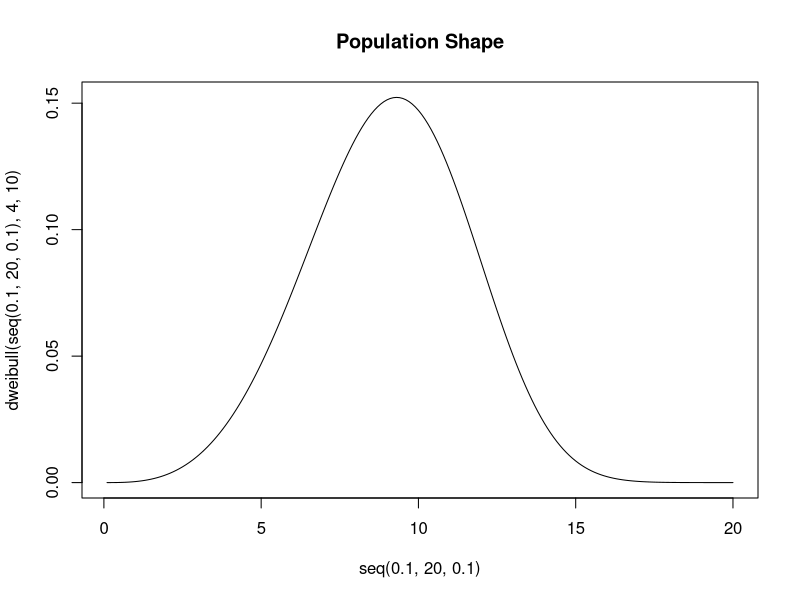
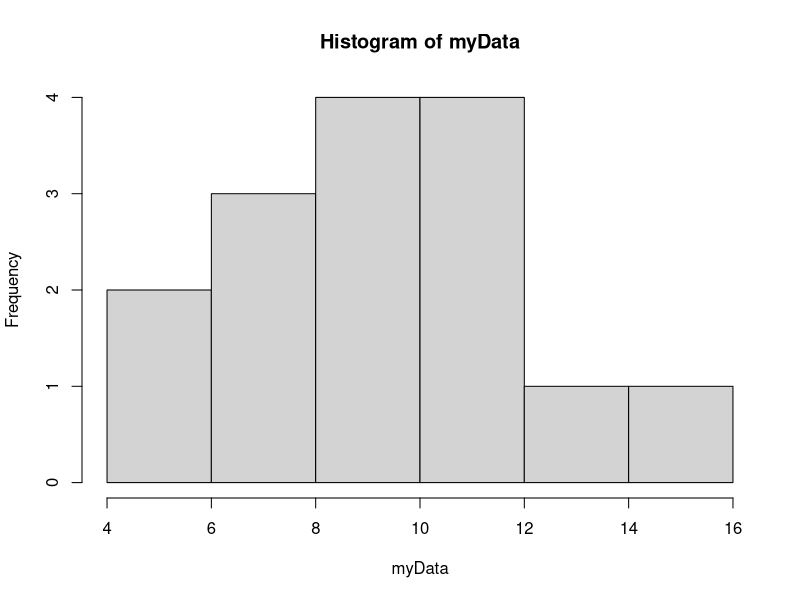
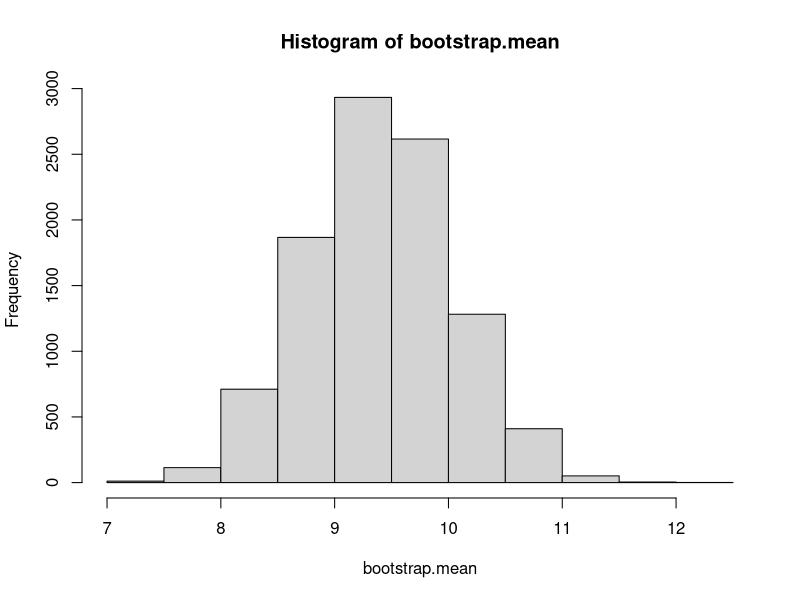
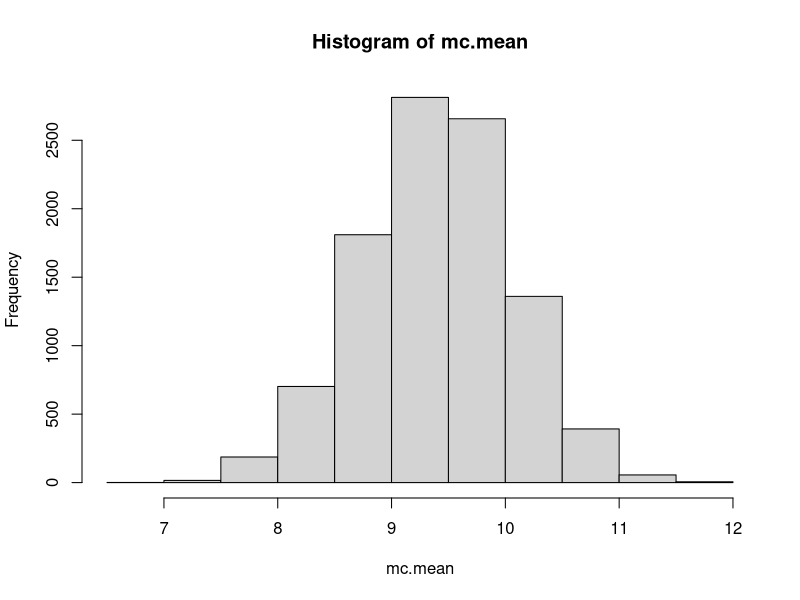
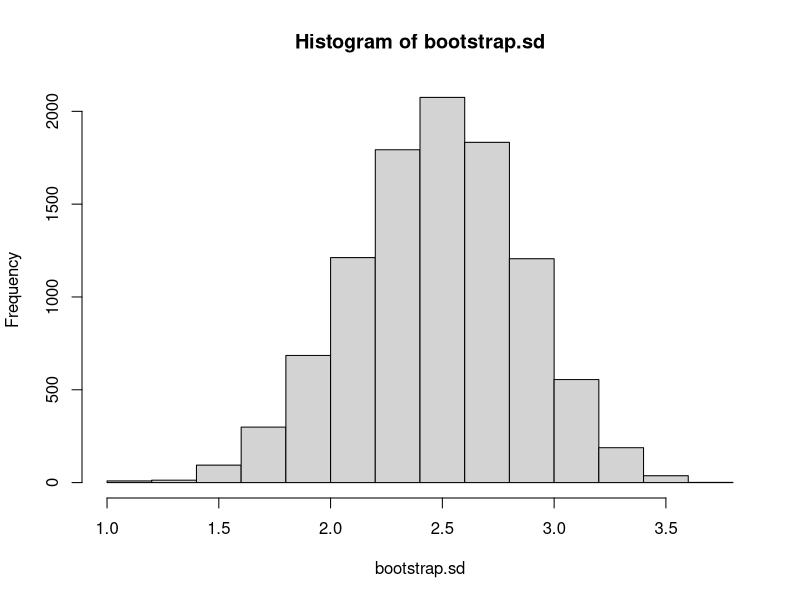
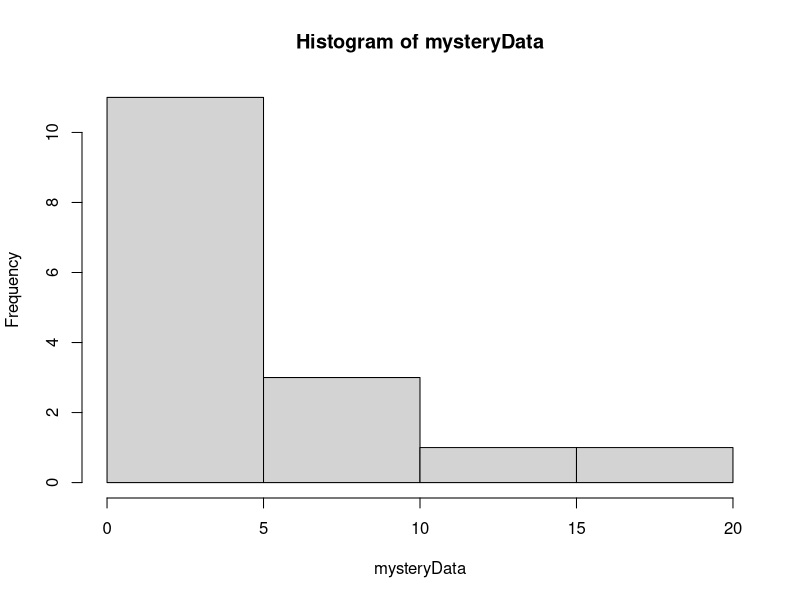
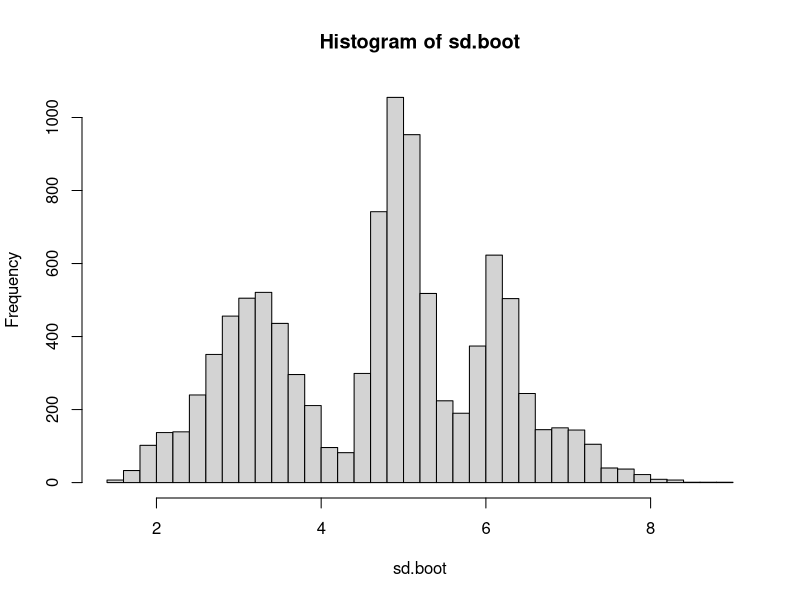
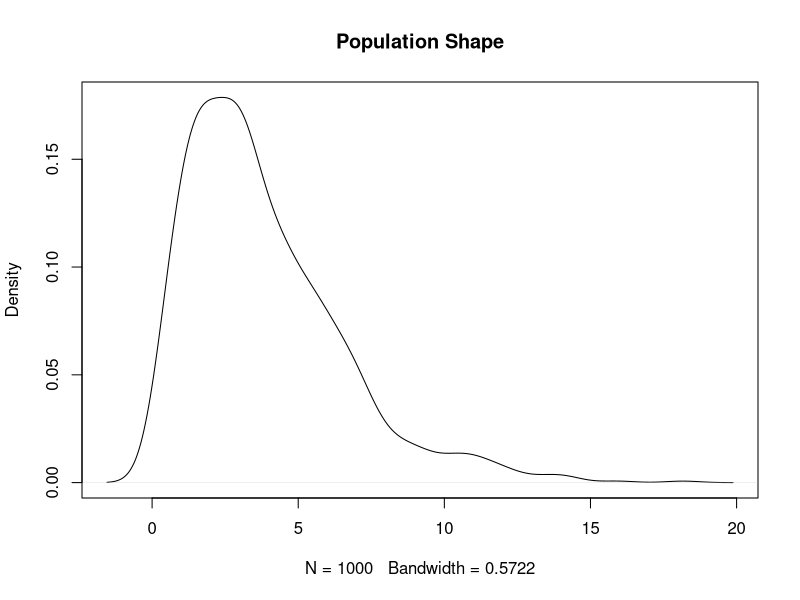

Reproduce these figures in R, in order. (Note: a time limit stopped this script after it produced the figures.)
## ---- chunk 1
knitr::opts_chunk$set(echo = TRUE)
## ---- chunk 2
plot(x=seq(0.1,20,.1), y=dweibull(seq(0.1,20,.1), 4,10), type="l", main="Population Shape")
myData <- rweibull(15, shape=4, scale=10)
myData
hist(myData)
## ---- chunk 3
B <- 10000
bootstrap.mean <- vector("numeric")
for(i in 1:B){
  b.sample <- sample(myData, size=length(myData), replace=TRUE)
  bootstrap.mean[i]<-mean(b.sample)  
}

hist(bootstrap.mean)
quantile(bootstrap.mean, c(.025, .975))

#True mean?
10*gamma(1+1/4)
## ---- chunk 4
library(MASS)
param.hat <- fitdistr(myData,"weibull")    
NMC <- 10000
shape.hat <- param.hat$estimate[1]
scale.hat <- param.hat$estimate[2]
mc.mean <- replicate(NMC, mean(rweibull(length(myData), shape=shape.hat, scale=scale.hat)))
hist(mc.mean)
quantile(mc.mean, c(.025, .975))
## ---- chunk 5
bootstrap.sd <- vector("numeric")
for(i in 1:B){
  b.sample <- sample(myData, size=length(myData), replace=TRUE)
  bootstrap.sd[i]<-sd(b.sample)  
}

hist(bootstrap.sd)
quantile(bootstrap.sd, c(.025, .975))
## ---- chunk 6
mysteryData <- c(0.26,10.87,5.05,0.25,4.03,19.66,1.64,4.85,6.64,4.01,0.76,4.82,9.53,4.11,2.05,0.47)
hist(mysteryData)
## ---- chunk 7
sd(mysteryData)
## ---- chunk 8
sd.boot <- 0
for(i in 1:10000){
  sd.boot[i] <- sd(sample(mysteryData, replace=TRUE))
}
hist(sd.boot, breaks=50)
quantile(sd.boot, c(0.025, 0.975))
## ---- chunk 9
MC.coverage <- FALSE; boot.coverage <- FALSE; param.coverage <- FALSE
MC.width <- 0; boot.width <- 0; param.width <- 0;

for(i in 1:500){
  myData <- rnorm(15, 37, 2) #The data is actually coming from a normal distr.
  trueSigma2 <- 2^2
  n <- length(myData)
  MC.var <- 0
  Boot.var <- 0
  xbar <- mean(myData)
  sd <- sd(myData)
  for(j in 1:1000){
    #Assuming the data was drawn from a normal population
    MC.var[j] <- var(rnorm(n, xbar, sd))

    Boot.var[j] <- var(sample(myData, replace=TRUE))
  }
  MC.ci <- unname(quantile(MC.var, c(0.025, 0.975)))
  Boot.ci <- unname(quantile(Boot.var, c(0.025, 0.975)))
  param.ci <- (n-1)*var(myData)/qchisq(c(0.975, 0.025), n-1)
  MC.coverage[i] <- MC.ci[1] <= trueSigma2 & MC.ci[2] >= trueSigma2
  boot.coverage[i] <- Boot.ci[1] <= trueSigma2 & Boot.ci[2] >= trueSigma2
  param.coverage[i] <- param.ci[1] <= trueSigma2 & param.ci[2] >= trueSigma2
  MC.width[i] <- diff(MC.ci)
  boot.width[i] <- diff(Boot.ci)
  param.width[i] <- diff(param.ci)
}
results <- data.frame('method' = c("Classic","MC","Bootstrap"),
                      'coverage'=c(mean(param.coverage),mean(MC.coverage),mean(boot.coverage)),
                      'width' = c(mean(param.width),mean(MC.width), mean(boot.width)))
results
## ---- chunk 10
plot(density(rgamma(1000, 2, scale=2)), main="Population Shape")
## ---- chunk 11
MC.coverage <- FALSE
boot.coverage <- FALSE
param.coverage <- FALSE

for(i in 1:500){
  myData <- rgamma(15, 2, scale=2) #data is simulated from a gamma
  trueSigma2 <- 2*2^2
  n <- length(myData)
  MC.var <- 0
  Boot.var <- 0
  xbar <- mean(myData)
  sd <- sd(myData)
  for(j in 1:1000){
    #Assuming the data was drawn from a normal population
    MC.var[j] <- var(rnorm(n, xbar, sd))

    Boot.var[j] <- var(sample(myData, replace=TRUE))
  }
  MC.ci <- quantile(MC.var, c(0.025, 0.975))
  Boot.ci <- quantile(Boot.var, c(0.025, 0.975))
  param.ci <- (n-1)*var(myData)/qchisq(c(0.975, 0.025), n-1)
  MC.coverage[i] <- MC.ci[1] <= trueSigma2 & MC.ci[2] >= trueSigma2
  boot.coverage[i] <- Boot.ci[1] <= trueSigma2 & Boot.ci[2] >= trueSigma2
  param.coverage[i] <- param.ci[1] <= trueSigma2 & param.ci[2] >= trueSigma2
  MC.width[i] <- diff(MC.ci)
  boot.width[i] <- diff(Boot.ci)
  param.width[i] <- diff(param.ci)
}
results <- data.frame('method' = c("Classic","MC","Bootstrap"),
                      'coverage'=c(mean(param.coverage),mean(MC.coverage),mean(boot.coverage)),
                      'width' = c(mean(param.width),mean(MC.width), mean(boot.width)))
results
## ---- chunk 12
plot(density(rgamma(1000, .5, scale=2)), main="Population Shape - very skewed")
## ---- chunk 13
MC.coverage <- FALSE
boot.coverage <- FALSE
param.coverage <- FALSE

for(i in 1:200){
  myData <- rgamma(15, .5, scale=2)
  trueSigma2 <- .5*2^2
  n <- length(myData)
  MC.var <- 0
  Boot.var <- 0
  xbar <- mean(myData)
  sd <- sd(myData)
  for(j in 1:1000){
    #Assuming the data was drawn from a normal population
    MC.var[j] <- var(rnorm(n, xbar, sd))
    Boot.var[j] <- var(sample(myData, replace=TRUE))
  }
  MC.ci <- quantile(MC.var, c(0.025, 0.975))
  Boot.ci <- quantile(Boot.var, c(0.025, 0.975))
  param.ci <- (n-1)*var(myData)/qchisq(c(0.975, 0.025), n-1)
  MC.coverage[i] <- MC.ci[1] <= trueSigma2 & MC.ci[2] >= trueSigma2
  boot.coverage[i] <- Boot.ci[1] <= trueSigma2 & Boot.ci[2] >= trueSigma2
  param.coverage[i] <- param.ci[1] <= trueSigma2 & param.ci[2] >= trueSigma2
  MC.width[i] <- diff(MC.ci)
  boot.width[i] <- diff(Boot.ci)
  param.width[i] <- diff(param.ci)
}
results <- data.frame('method' = c("Classic","MC","Bootstrap"),
                      'coverage'=c(mean(param.coverage),mean(MC.coverage),mean(boot.coverage)),
                      'width' = c(mean(param.width),mean(MC.width), mean(boot.width)))
results
## ---- chunk 14
n <- seq(10, 100, 10)
MC.rate <- 0
boot.rate <- 0
param.rate <- 0
results <- data.frame(n, MC.rate, boot.rate, param.rate)

for(samplesize in n){
  MC.coverage <- FALSE
  boot.coverage <- FALSE
  param.coverage <- FALSE
  
  for(i in 1:200){
    myData <- rgamma(samplesize, .5, scale=2)
    trueSigma2 <- .5*2^2
    MC.var <- 0
    Boot.var <- 0
    xbar <- mean(myData)
    sd <- sd(myData)
    for(j in 1:1000){
      #Assuming the data was drawn from a normal population
      MC.var[j] <- var(rnorm(samplesize, xbar, sd))
      Boot.var[j] <- var(sample(myData, replace=TRUE))
    }
    MC.ci <- quantile(MC.var, c(0.025, 0.975))
    Boot.ci <- quantile(Boot.var, c(0.025, 0.975))
    param.ci <- (samplesize-1)*var(myData)/qchisq(c(0.975, 0.025), samplesize-1)
    MC.coverage[i] <- MC.ci[1] <= trueSigma2 & MC.ci[2] >= trueSigma2
    boot.coverage[i] <- Boot.ci[1] <= trueSigma2 & Boot.ci[2] >= trueSigma2
    param.coverage[i] <- param.ci[1] <= trueSigma2 & param.ci[2] >= trueSigma2
  }
  results[results$n==samplesize, 2:4]=c(mean(MC.coverage),
                                        mean(boot.coverage),
                                        mean(param.coverage))
    
}

plot(x=results$n, y=results$MC.rate, type="l", ylim=c(0,1), main="'95%' CI Coverage Rate vs Sample Size (skewed population)",
     xlab="Sample Size", ylab="Coverage Rate")
abline(h=.95, lty=2)
lines(x=results$n, y=results$boot.rate, col="blue")
lines(x=results$n, y=results$param.rate, col="red")
legend(x=10, y=.4, legend=c("MC","Boot","Parametric"), col=c("black","blue","red"), lwd=2)
## ---- chunk 15
Starved<-c(1.9, 2.1, 3.8, 9.0, 9.6, 13.0, 14.7, 17.9, 21.7, 29.0, 72.3)
Fed<-c(1.5, 1.7, 2.4, 3.6, 5.7, 22.6, 22.8, 39.0, 54.4, 72.1, 73.6, 79.5, 88.9)
boxplot(Starved, Fed)
## ---- chunk 16
B <- 1000
diff.mean.boot <- 0 #empty vector to store the estimated difference of means
for(i in 1:B){
  #bootstrap both samples at the same time
  boot.fed <- sample(Fed, replace=TRUE)
  boot.starved <- sample(Starved, replace=TRUE)
  #calculate the difference of means
  diff.mean.boot[i] <- mean(boot.starved) - mean(boot.fed)
}
hist(diff.mean.boot, breaks=50)
abline(v=mean(Starved)-mean(Fed), col="red")
quantile(diff.mean.boot, c(0.025,.975))
## ---- chunk 17
library(MASS)
Sigma <- matrix(c(1, .6,
                  .6, 1), byrow=TRUE, nrow=2)
df<-as.data.frame(mvrnorm(n=15, mu=c(5,10), Sigma=Sigma))
plot(df)
## ---- chunk 18
boot.correlations <- 0
B <- 10000

for(i in 1:B){
  #A bootstrapped sample
  boot.df <- df[sample(1:nrow(df), replace=TRUE),]
  boot.correlations[i] = cor(boot.df$V1, boot.df$V2)
}
hist(boot.correlations)
## ---- chunk 19
quantile(boot.correlations, c(.025, .975), names=FALSE)
#alternative
cor(df$V1, df$V2) + c(-1,1)*1.96*sd(boot.correlations)
## ---- chunk 20
a.coverage <- FALSE
b.coverage <- FALSE
boot.correlations <- 0
B <- 1000 #lowering to 1000

for(j in 1:1000){
  Sigma <- matrix(c(1,.6,.6,1), byrow=TRUE, nrow=2)
  df<-as.data.frame(mvrnorm(n=15, mu=c(5,10), Sigma=Sigma))
  for(i in 1:B){
    #A bootstrapped sample
    boot.df <- df[sample(1:nrow(df), replace=TRUE),]
    boot.correlations[i] = cor(boot.df$V1, boot.df$V2)
  }
  a.CI <- quantile(boot.correlations, c(.025, .975))
  #alternative
  b.CI <- cor(df$V1, df$V2) + c(-1,1)*1.96*sd(boot.correlations)
  
  a.coverage[j] <- a.CI[1] <= .6 & a.CI[2] >= .6
  b.coverage[j] <- b.CI[1] <= .6 & b.CI[2] >= .6
}
mean(a.coverage)
mean(b.coverage)
## ---- chunk 21
#Generate data from a model: y = 10 + 4x + e
set.seed(2024)
x <- runif(25, 0, 10)
e <- rexp(25, .1)
y <- 10 + 4*x + e
## ---- chunk 22
plot(x,y)
## ---- chunk 23
plot(lm(y~x), which=2)
## ---- chunk 24
as.vector(lm(y ~ 1 + x)$coeff)
## ---- chunk 25
nB <- 1000
slopes <- rep(0, nB)
intercepts <- rep(0,nB)
n <- length(x)

for(i in 1:nB){
  boot.index <- sample(1:n, n, replace=TRUE)
  boot.x <- x[boot.index]
  boot.y <- y[boot.index]
  boot.coeffs <- as.vector(lm(boot.y~1+boot.x)$coeff)
  intercepts[i] <- boot.coeffs[1]
  slopes[i] <- boot.coeffs[2]
}

## ---- chunk 26
plot(x,y)
for(i in 1:nB){
  abline(a=intercepts[i], b=slopes[i], col=rgb(.5,.5,.5,.05))
}
points(x,y)
## ---- chunk 27
mean(intercepts)
mean(slopes)

as.vector(lm(y ~ 1 + x)$coeff)
## ---- chunk 28
plot(x,y, col="gray")
abline(a=10+10, b=4, col="black") #E(e)=10 so
abline(a=mean(intercepts), b=mean(slopes), col="red")
abline(lm(y ~ 1 + x), col="blue")
## ---- chunk 29
quantile(intercepts, c(0.025, 0.975))
quantile(slopes, c(0.025, 0.975))

#compared to the parametric method
confint(lm(y ~ 1 + x))

## ---- chunk 30
# This is the parametric model fit
xy.fit <- lm(y ~ 1 + x)
predict(xy.fit, newdata = data.frame(x=5.8))

#Using the bootstrapped linear model
b.intercept <- mean(intercepts)
b.slope <- mean(slopes)

#point estimate
b.intercept + b.slope * 5.8

#Let's estimate y-hat for every single bootstrapped model fit and use that as a distribution of means / expected values of y
b.y.hats <- intercepts + slopes * 5.8

quantile(b.y.hats, c(0.025, .975))

#compared to a parametric estimate
predict(xy.fit, newdata = data.frame(x=5.8), interval="confidence")
## ---- chunk 31
# NOW BY BOOTSTRAP 95%-PREDICTION INTERVAL
B <- 1000
pred <- numeric(B)
data <- data.frame(x,y)
for (i in 1:B) {
  boot <- sample(n, n, replace = TRUE)
  fit.b <- lm(y ~ x, data = data[boot,])
  pred[i] <- predict(fit.b, list(x = 5.8)) + sample(resid(fit.b), size = 1)
}
quantile(pred, c(0.025, 0.975))

#compared to a parametric estimate
predict(xy.fit, newdata = data.frame(x=5.8), interval="prediction")

#What is the true interval for 95% likelihood?
10+4*5.8 + qexp(c(.025, .975), .1)
## ---- chunk 32
#Generate data from a model: y = 10 + 4x + e
set.seed(2024)
x <- runif(25, 0, 10)
e <- rnorm(25, 10)
y <- 10 + 4*x + e
## ---- chunk 33
xy.fit <- lm(y~x)
summary(xy.fit)$sigma   
## ---- chunk 34

resid.se <- 0
for(i in 1:1000){
  resid.se[i] <- sqrt(sum(sample(resid(xy.fit), replace=TRUE)^2)/summary(xy.fit)$df[2])
}
quantile(resid.se, c(0.025, 0.975))
## ---- chunk 35
draft <- read.csv("Celtics_Heat_Game_6_Actual.csv")
## ---- chunk 36
draft.intercepts <- 0
draft.slopes <- 0

for(i in 1:1000){
  draft.boot <- draft[sample(nrow(draft), replace=TRUE),]
  draft.boot.fit <- lm(FPTS ~ X.Drafted, data=draft.boot)
  draft.intercepts[i] <- coef(draft.boot.fit)[1]
  draft.slopes[i] <- coef(draft.boot.fit)[2]
}
#Bootstrap linear model
mean(draft.intercepts)
mean(draft.slopes)

#Parametric linear model
lm(FPTS ~ X.Drafted, data=draft)

## ---- chunk 37
bootstrap=function(x,n.boot){
  n<-length(x)
  x.bar<-mean(x)
  t.hat<-rep(0, n.boot) 
  #create vector that we will fill with "t" values
  for (i in 1:n.boot){
    x.star<-sample(x, size=n, replace=TRUE)
    x.bar.star<-mean(x.star)
    s.star<-sd(x.star)
    t.hat[i]<-(x.bar.star-x.bar)/(s.star/sqrt(n))
  }
  return(t.hat)
}
## ---- chunk 38
maxPen<-c(53, 61.1, 49.6, 59.3, 57.2, 57.4, 46.2, 55.1, 63, 54, 61.9, 62.2, 52.4, 45.4, 57.7, 45.1)

x.bar<-mean(maxPen)
sd.maxPen<-sd(maxPen)
t.obs = (x.bar - 50)/(sd.maxPen/sqrt(length(maxPen)))
t.obs

set.seed(1)
n.boot<-10000
MaxPen.boot<-bootstrap(x=maxPen, n.boot)
hist(MaxPen.boot, breaks=50)
abline(v=t.obs)

#pvalue
sum(MaxPen.boot>=t.obs) 
sum(MaxPen.boot<=t.obs) 

#Right-tailed test p-value - mean calculates the proportion for me
mean(MaxPen.boot>=t.obs) 

#if it were a 2 tailed test
p_upper = mean(MaxPen.boot >= t.obs)
p_lower = mean(MaxPen.boot <= t.obs)
2*min(p_upper, p_lower)
## ---- chunk 39
boottwo = function(dat1, dat2, nboot) {
  bootstat = numeric(nboot)		#Make Empty Vector for t* to fill
  obsdiff = mean(dat1) - mean(dat2)
  n1 = length(dat1)
  n2 = length(dat2)
  for(i in 1:nboot) {
    samp1 = sample(dat1, size = n1, replace = T)	#Sample From Sample Data
    samp2 = sample(dat2, size = n2, replace = T)
    bootmean1 = mean(samp1)
    bootmean2 = mean(samp2)
    bootvar1 = var(samp1)
    bootvar2 = var(samp2)
    bootstat[i] = ((bootmean1 - bootmean2) - obsdiff)/sqrt((bootvar1/n1) + (bootvar2/n2))		  
    #Compute and Save “bootstrap t” value
  }
  return(bootstat)
}

## ---- chunk 40
Starved<-c(1.9, 2.1, 3.8, 9.0, 9.6, 13.0, 14.7, 17.9, 21.7, 29.0, 72.3)
Fed<-c(1.5, 1.7, 2.4, 3.6, 5.7, 22.6, 22.8, 39.0, 54.4, 72.1, 73.6, 79.5, 88.9)
boxplot(Starved, Fed)
## ---- chunk 41
t.Obs <- (mean(Starved)-mean(Fed))/sqrt(var(Starved)/length(Starved)+var(Fed)/length(Fed))

boot.t <- boottwo(Starved, Fed, 10000)
hist(boot.t)
abline(v=t.Obs)

#2-tailed p-value
mean(boot.t<t.Obs)*2
